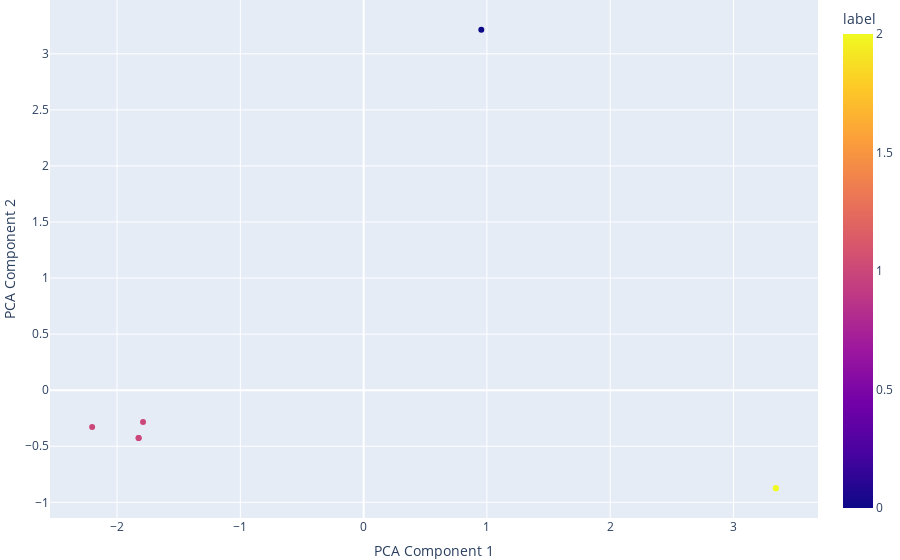

Notebook source saved alongside this figure:
### Code cell
from sklearn.decomposition import PCA

# Performing PCA to reduce to 2 dimensions for visualization
pca = PCA(n_components=2)
word_vectors_pca = pca.fit_transform(sentence_vectors)

import plotly.express as px
import pandas as pd

# Create a DataFrame for the PCA reduced data
df = pd.DataFrame({
    'x': word_vectors_pca[:, 0],
    'y': word_vectors_pca[:, 1],
    'label': labels  # Assuming labels is a list of labels for each word vector
})

# Create the scatter plot with Plotly
fig = px.scatter(df, x='x', y='y', color='label', hover_data=['label'])

# Update layout
fig.update_layout(
    title='PCA Visualization of Word Vectors in 2D',
    xaxis_title='PCA Component 1',
    yaxis_title='PCA Component 2',
    margin=dict(l=0, r=0, b=0, t=0)
)

fig.show()

### Figure 1 — Plotly figure (JSON) as saved in the notebook; plotly's stock layout.template omitted (floating-point values rounded to 4 significant figures)
{"data": [{"customdata": [[1], [1], [1], [2], [1], [0], [2]], "hovertemplate": "x=%{x}<br>y=%{y}<br>label=%{marker.color}<extra></extra>", "legendgroup": "", "marker": {"color": [1, 1, 1, 2, 1, 0, 2], "coloraxis": "coloraxis", "symbol": "circle"}, "mode": "markers", "name": "", "orientation": "v", "showlegend": false, "type": "scatter", "x": [-2.202, -1.789, -1.825, 3.343, -1.825, 0.9544, 3.343], "xaxis": "x", "y": [-0.3274, -0.2841, -0.4264, -0.8755, -0.4264, 3.215, -0.8755], "yaxis": "y"}], "layout": {"coloraxis": {"colorbar": {"title": {"text": "label"}}, "colorscale": [[0, "#0d0887"], [0.1111, "#46039f"], [0.2222, "#7201a8"], [0.3333, "#9c179e"], [0.4444, "#bd3786"], [0.5556, "#d8576b"], [0.6667, "#ed7953"], [0.7778, "#fb9f3a"], [0.8889, "#fdca26"], [1, "#f0f921"]]}, "legend": {"tracegroupgap": 0}, "margin": {"b": 0, "l": 0, "r": 0, "t": 0}, "title": {"text": "PCA Visualization of Word Vectors in 2D"}, "xaxis": {"anchor": "y", "domain": [0, 1], "title": {"text": "PCA Component 1"}}, "yaxis": {"anchor": "x", "domain": [0, 1], "title": {"text": "PCA Component 2"}}}}
